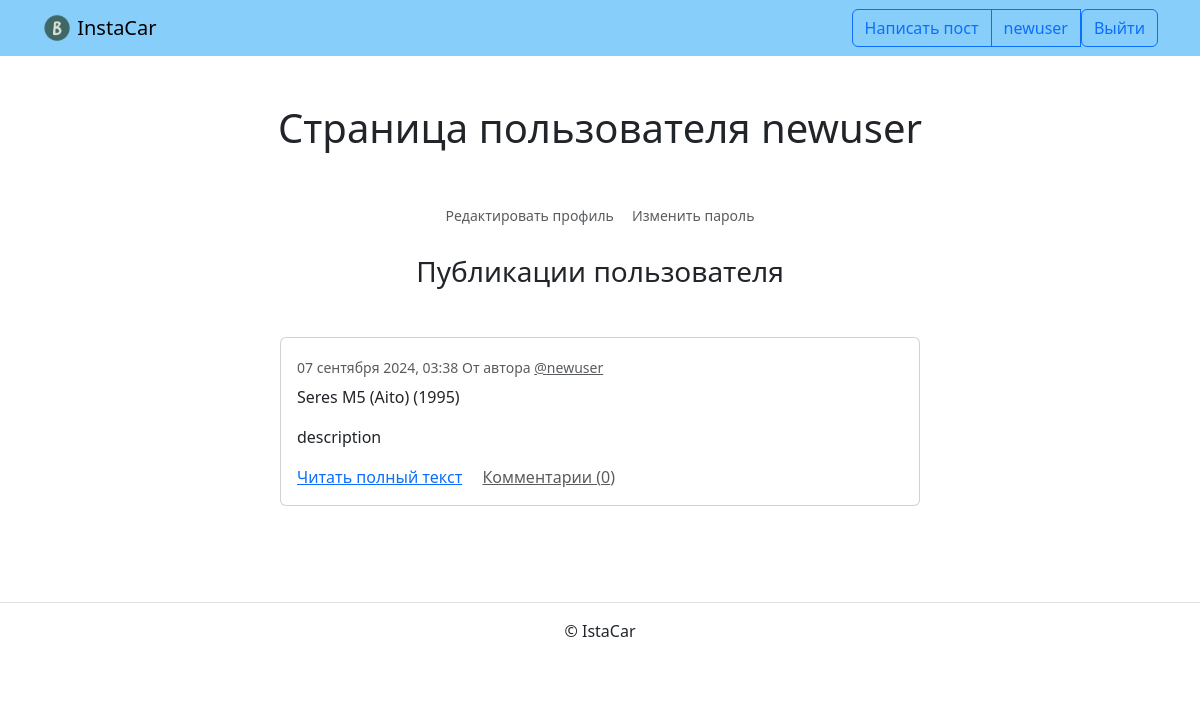
The app's page /profiles/newuser/ (signed in), older data.
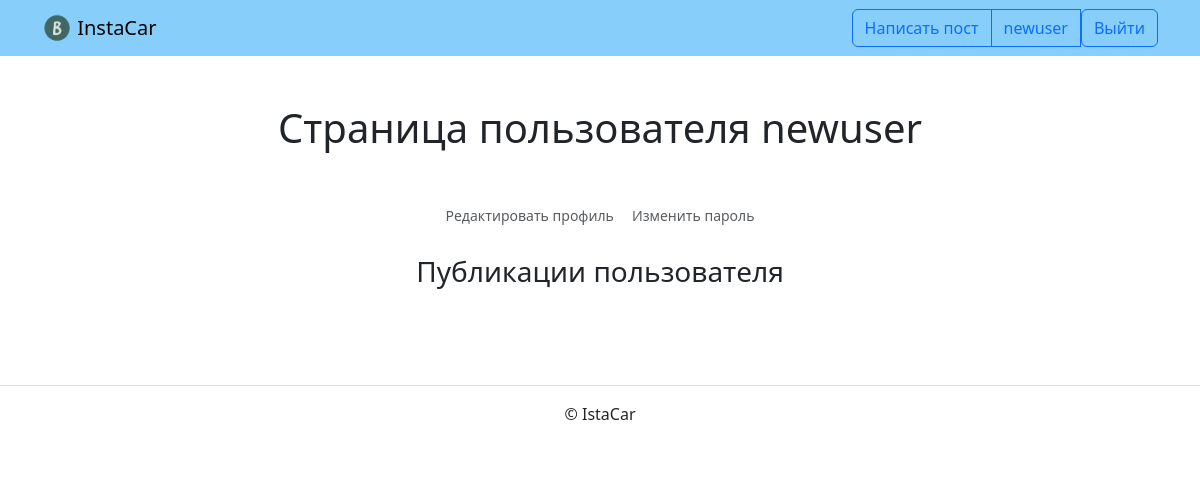
The same page, newer data.
### users/models.py (models this page shows)
class UserProfile(AbstractUser):
    email = models.EmailField(max_length=254, unique=True)
    USERNAME_FIELD = 'email'
    REQUIRED_FIELDS = (
        'username',
        'first_name',
        'last_name',
        'password'
    )
    class Meta:
        verbose_name = 'Пользователь'
        verbose_name_plural = 'Пользователи'
        ordering = ('-id',)
    def __str__(self):
        return self.get_full_name()

### cars/models.py (models this page shows, shortened)
class Car(models.Model):
    make = models.CharField(
        max_length=100,
        verbose_name='Марка',
        blank=False,
        null=False
    )
    model = models.CharField(
        max_length=100,
        verbose_name='Модель',
        blank=False,
        null=False
    )
    year = models.IntegerField(
        verbose_name='Год выпуска',
        validators=[validate_year],
        blank=False, null=False
    )
    description = models.TextField(
        verbose_name='Описание',
        blank=True, null=True
    )
    created_at = models.DateTimeField(
        default=timezone.now,
        verbose_name='Дата создания'
    )
    updated_at = models.DateTimeField(
        auto_now=True,
        verbose_name='Дата обновления'
    )
    owner = models.ForeignKey(
        UserProfile,
        on_delete=models.CASCADE,
        verbose_name='Владелец',
        related_name='cars'
    )
    class Meta:
        verbose_name = 'Машина'
        verbose_name_plural = 'Машины'
        ordering = ('-created_at',)

### cars/views.py (the view)
class ProfileListView(ListView):
    model = Car
    template_name = 'blog/profile.html'
    paginate_by = 10
    def get_queryset(self):
        self.user_profile = get_object_or_404(
            UserProfile, username=self.kwargs['username']
        )
        return Car.objects.filter(owner=self.user_profile).annotate(
            comment_count=Count('comments')
        ).order_by('-created_at')
    def get_context_data(self, **kwargs):
        context = super().get_context_data(**kwargs)
        context['profile'] = self.user_profile
        return context

### templates/blog/profile.html (shortened to what this page needs)
{% extends "base.html" %}
{% block content %}
  <h1 class="mb-5 text-center ">Страница пользователя {{ profile.username }}</h1>
  <small>
    <ul class="list-group list-group-horizontal justify-content-center">
      {% if user.is_authenticated and request.user == profile %}
      <a class="btn btn-sm text-muted" href="{% url 'car:profile_edit' %}">Редактировать профиль</a>
      <a class="btn btn-sm text-muted" href="{% url 'password_change' %}">Изменить пароль</a>
      {% endif %}
    </ul>
  </small>
  <br>
  <h3 class="mb-5 text-center">Публикации пользователя</h3>
  {% for car in page_obj %}
    <article class="mb-5">
      {% include "includes/post_card.html" %}
    </article>
  {% endfor %}
{% endblock %}

### templates/base.html (shortened to what this page needs)
{% load static %}
{% load django_bootstrap5 %}
<!DOCTYPE html>
<html lang="ru">
  <head>
    {% bootstrap_css %}
  </head>
  <body>
    {% include "includes/header.html" %}
    <main>
      <div class="container py-5">
        {% block content %}{% endblock %}
      </div>
    </main>
    {% include "includes/footer.html" %}
  </body>
</html>

### templates/includes/header.html (shortened to what this page needs)
{% load static %}
<header>
  <nav class="navbar navbar-light" style="background-color: lightskyblue">
    <div class="container">
      <a class="navbar-brand" href="{% url 'car:index' %}">
        <img src="{% static 'img/logo.png' %}" width="30" height="30" class="d-inline-block align-top" alt="">
        InstaCar
      </a>
      {% with request.resolver_match.view_name as view_name %}
        <ul class="nav nav-pills">
          {% if user.is_authenticated %}
            <div class="btn-group" role="group" aria-label="Basic outlined example">
              <button type="button" class="btn btn-outline-primary">
                <a class="text-decoration-none text-reset" href="{% url 'car:car_create' %}">Написать пост</a>
              </button>
              <button type="button" class="btn btn-outline-primary">
                <a class="text-decoration-none text-reset" href="{% url 'car:profile' user.username %}">{{ user.username }}</a>
              </button>
              <form action="{% url 'logout' %}" method="post" style="display: inline;">
                  <button type="submit" class="btn btn-outline-primary rounded-end">Выйти</button>
              </form>
            </div>
          {% endif %}
        </ul>
      {% endwith %}
    </div>
  </nav>
</header>

### templates/includes/footer.html
<footer class="border-top text-center py-3">
  <p>© IstaCar</p>
</footer>

### templates/includes/post_card.html (shortened to what this page needs)
<div class="col d-flex justify-content-center">
  <div class="card" style="width: 40rem;">
    <div class="card-body">
      <h6 class="card-subtitle mb-2 text-muted">
        <small>
          {{ car.created_at|date:"d E Y, H:i" }}
          От автора
          <a class="text-muted" href="{% url 'car:profile' car.owner.username %}">@{{ car.owner.username }}</a>
        </small>
      </h6>
      <p class="card-text">{{ car.make }} {{ car.model }} ({{ car.year }})</p>
      <p class="card-text">{{ car.description|truncatewords:10 }}</p>
      <a href="{% url 'car:car_detail' car.id %}" class="card-link">Читать полный текст</a>
      <a href="{% url 'car:car_detail' car.id %}" class="card-link text-muted">Комментарии ({{ car.comment_count }})</a>
    </div>
  </div>
</div>

Row changes from the older to the newer data that the page shows:
removed Car: created_at "07 сентября 2024, 03:38", owner.username "newuser", make "Seres", model "M5 (Aito)", year "1995", description "description", comment_count "0"
